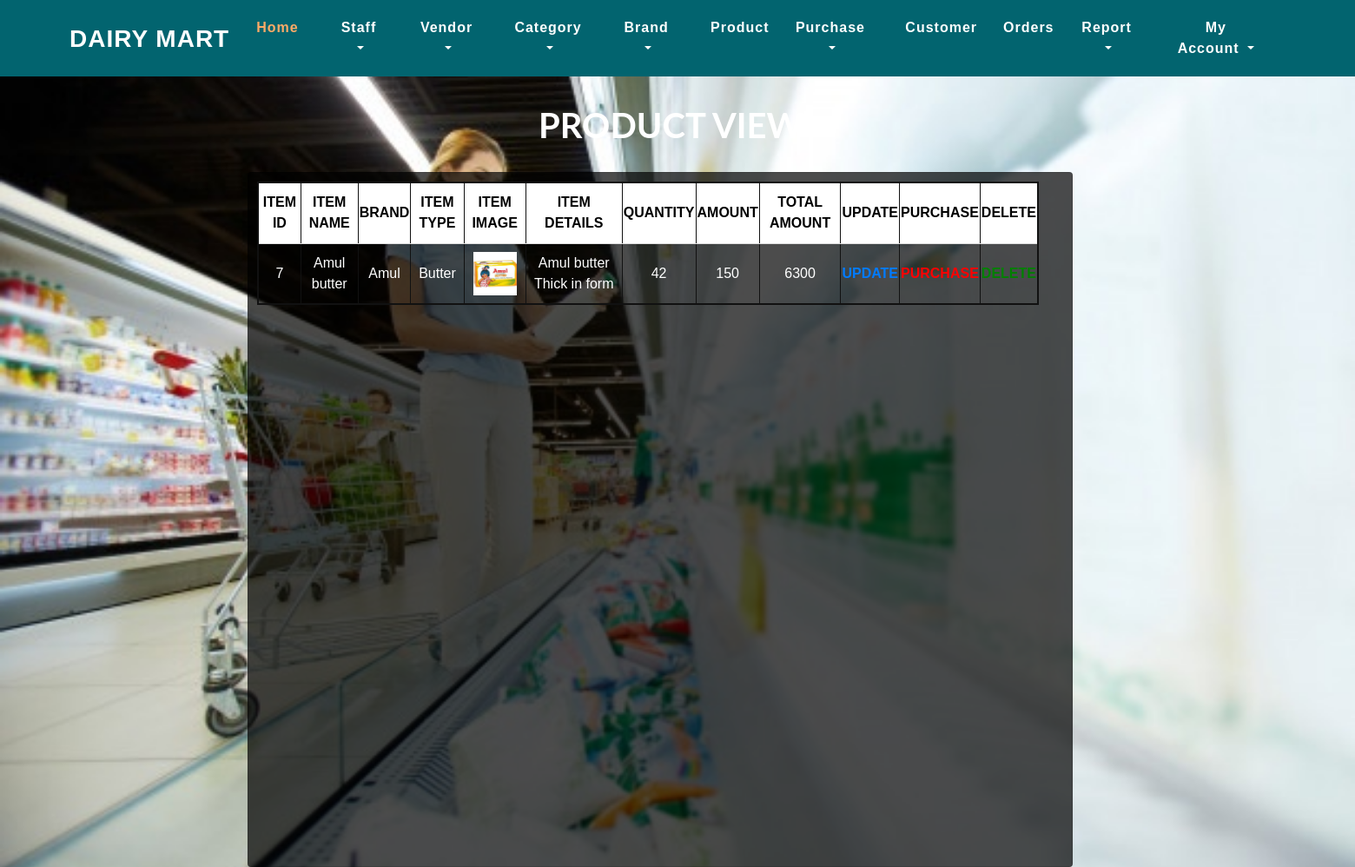
The app's page /admin/view_med.php?mode=Butter with its own data.
### tables this page shows
CREATE TABLE `tbl_product` (
  `item_id` int(50) NOT NULL,
  `item_name` varchar(50) NOT NULL,
  `brand` varchar(50) NOT NULL,
  `item_type` varchar(50) NOT NULL,
  `item_img` varchar(50) NOT NULL,
  `item_dtls` varchar(50) NOT NULL,
  `dosage` varchar(50) NOT NULL,
  `amnt` varchar(50) NOT NULL,
  `quantity` varchar(50) NOT NULL,
  `vendor_id` varchar(11) NOT NULL
);

### shares/db/mydatabase.inc (called while the page is built, shortened)
<?php
	function getDatas($sql){
		$dt = mysql_query($sql);
		$table = array();
		$rno = mysql_num_rows($dt);
		$cno = mysql_num_fields($dt);
		for($i=0;$i<$rno;$i++){
			$row = mysql_fetch_array($dt);
			for($j=0;$j<$cno;$j++){
				$table[$i][$j] = $row[$j];
			}
		}
		return $table;
	}
?>

### admin/view_med.php (the view, shortened to what this page needs)
<?php include_once("../shares/db/mydatabase.inc");
include_once("top.php");
  ?>
 <head>
 </head>
<?php
if(isset($_GET['mode']))
{
 $m=$_GET['mode'];
 if($m=="tablet")
{
		$sql="select * from tbl_product where item_type='$m'";
}
else if($m=="powder")
{
            $sql="select * from tbl_product where item_type='$m'";
}
else{
        $sql="select * from tbl_product where item_type='$m'";
}
	$tbl=getDatas($sql);
}
?>
<h1 style="position:relative;left:620px;top:120px;"><font blue="blue">PRODUCT VIEW</font></h1>
<div class="card" style="position:relative;left:-20px;">
				<table border="1" style="position:relative;width:900px;left:10px;top:10px;">
					<thead>
						<tr>
							<th>ITEM ID</th>
                            <th>ITEM NAME</th>
                            <th>BRAND</th>
                            <th>ITEM TYPE</th>
                            <th>ITEM IMAGE</th>
                            <th>ITEM DETAILS</th>
                            <th>QUANTITY</th>
                            <th>AMOUNT</th>
                            <th>TOTAL AMOUNT</th>
                            <th>UPDATE</th>
                             <th>PURCHASE</th>
                            <th>DELETE</th>
				       </tr>
					</thead>
					<?php
					for($i=0;$i<count($tbl);$i++)
					{
					?>
					<tbody><tr >
						<td><?php echo $tbl[$i][0];?></td>
						<td><?php echo $tbl[$i][1];?></td>
                        <td><?php echo $tbl[$i][2];?></td>
                        <td><?php echo $tbl[$i][3];?></td>
                        <td><img src="<?php echo $tbl[$i][4];?>"  height="50" width="50"></td>
                        <td><?php echo $tbl[$i][5];?></td>
						<td><?php echo $tbl[$i][8];?></td>
                        <td><?php echo $tbl[$i][7];?></td>
                        <td> <?php
                            $k=$tbl[$i][8]*$tbl[$i][7];
                        echo $k;
                            ?></td>
						<td><a href="update_product.php?id=<?php echo $tbl[$i][0];?>&q=<?php echo $tbl[$i][8]?>"><b>UPDATE</b></a></td>
<td><a href="purchase.php?id=<?php echo $tbl[$i][0];?>&q=<?php echo $tbl[$i][8]?>"><b><font color="red">PURCHASE</font></b></a></td>
<td><a href="delete.php?id=<?php echo $tbl[$i][0];?>"><b><font color="green">DELETE</font></b></a></td>
					<?php
					}
					?>
					</tbody>
				</table>
</div>

### temp/css/style.css (style rules this page uses)
body { margin: 0; font-family: 'Montserrat', sans-serif; background: #fff; }
body a, .slider-info a { transition: 0.5s all; -webkit-transition: 0.5s all; -moz-transition: 0.5s all; -o-transition: 0.5s all; -ms-transition: 0.5s all; text-decoration: none; outline: none; }
h1, h2, h3, h4, h5, h6 { margin: 0; font-family: 'Lato', sans-serif; font-weight:700; }

### admin/view_med.php (style rules this page uses)
table { border: 2px solid #111; border-radius: 1em; width: 80%; margin-left:0px; }
th { background-color:white; color: black; height: 50px; }
tr { height: 70px; border-bottom: 1px solid #ddd; }
body { background:url(../img/milk6.jpg) no-repeat top fixed ; background-size:cover; }
.card { box-sizing: border-box; background: rgba(0,0,0,0.7); top:150px; left: 200px; width:950px; height:800px; margin: auto; text-align: center; font-family: arial; }
td,h1 { color: white; }

### records on screen
tbl_product: item_id "7", item_name "Amul butter", brand "Amul", item_type "Butter", item_img (picture), item_dtls "Amul butter Thick in form", quantity "42", amnt "150", k "6300"
